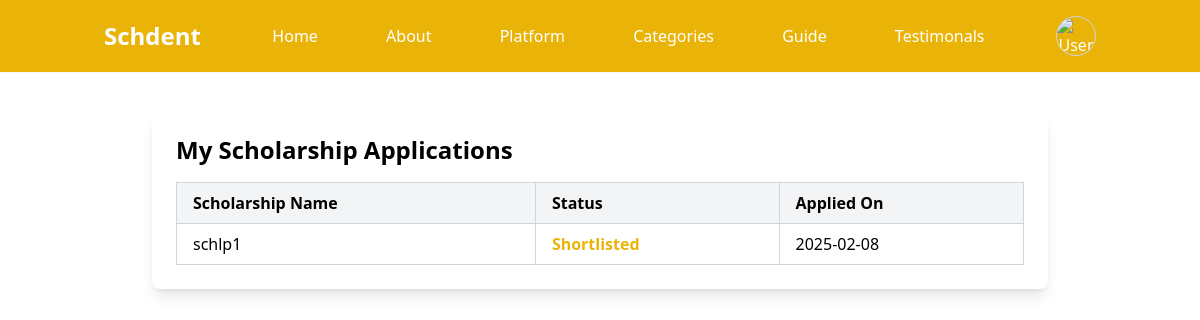
/my-scholarships/ (signed in), run on the app's committed database.
### home/models.py (models this page shows, shortened)
class ScholarshipApplication(models.Model):
    STATUS_CHOICES = (
        ('pending', 'Pending'),
        ('shortlisted', 'Shortlisted'),
        ('approved', 'Approved'),
        ('rejected', 'Rejected'),
    )
    scholarship = models.ForeignKey(Scholarship, on_delete=models.CASCADE, related_name="applications")
    applicant = models.ForeignKey(CustomUser, on_delete=models.CASCADE)
    reason = models.TextField()
    status = models.CharField(max_length=20, choices=STATUS_CHOICES, default='pending')
    applied_at = models.DateTimeField(auto_now_add=True)

class Scholarship(models.Model):
    title = models.CharField(max_length=255)
    posted_by = models.ForeignKey(CustomUser, on_delete=models.CASCADE)
    category = models.ForeignKey(Category, on_delete=models.CASCADE)
    amount = models.DecimalField(max_digits=10, decimal_places=2)
    last_date = models.DateField()
    documents_required = models.TextField()
    other_requirements = models.TextField(blank=True, null=True)
    poster = models.ImageField(upload_to='scholarship_posters/', blank=True, null=True)
    created_at = models.DateTimeField(auto_now_add=True)

### home/views.py (the view)
# urls.py: path('my-scholarships/', user_applied_scholarships, name='my_scholarships'),
@login_required
def user_applied_scholarships(request):
    applied_scholarships = ScholarshipApplication.objects.filter(applicant=request.user)
    return render(request, "applied_scholarships.html", {
        "applied_scholarships": applied_scholarships
    })

### templates/applied_scholarships.html (shortened to what this page needs)
{% extends "base.html" %}
{% block body %}
{% include "components/navbar.html" %}
<div class="max-w-4xl mx-auto mt-10 p-6 bg-white shadow-lg rounded-lg mt-[110px]">
    <h2 class="text-2xl font-semibold mb-4">My Scholarship Applications</h2>
    {% if applied_scholarships %}
        <table class="w-full border-collapse border border-gray-300">
            <thead>
                <tr class="bg-gray-100">
                    <th class="border border-gray-300 px-4 py-2 text-left">Scholarship Name</th>
                    <th class="border border-gray-300 px-4 py-2 text-left">Status</th>
                    <th class="border border-gray-300 px-4 py-2 text-left">Applied On</th>
                </tr>
            </thead>
            <tbody>
                {% for application in applied_scholarships %}
                <tr>
                    <td class="border border-gray-300 px-4 py-2"><a href="/scholarship/{{application.scholarship.id}}">{{ application.scholarship.title }} </a></td>
                    <td class="border border-gray-300 px-4 py-2">
                        {% if application.status == "pending" %}
                            <span class="text-gray-500 font-semibold">Pending</span>
                        {% elif application.status == "approved" %}
                            <span class="text-green-500 font-semibold">Approved</span>
                        {% elif application.status == "shortlisted" %}
                            <span class="text-yellow-500 font-semibold">Shortlisted</span>
                        {% else %}
                            <span class="text-red-500 font-semibold">Rejected</span>
                        {% endif %}
                    </td>
                    <td class="border border-gray-300 px-4 py-2">{{ application.applied_at|date:"Y-m-d" }}</td>
                </tr>
                {% endfor %}
            </tbody>
        </table>
    {% else %}
        <p class="text-gray-600">You have not applied for any scholarships yet.</p>
    {% endif %}
</div>
{% endblock %}

### data on the page
ScholarshipApplication: scholarship "schlp1", status "Shortlisted", applied_at "2025-02-08"
